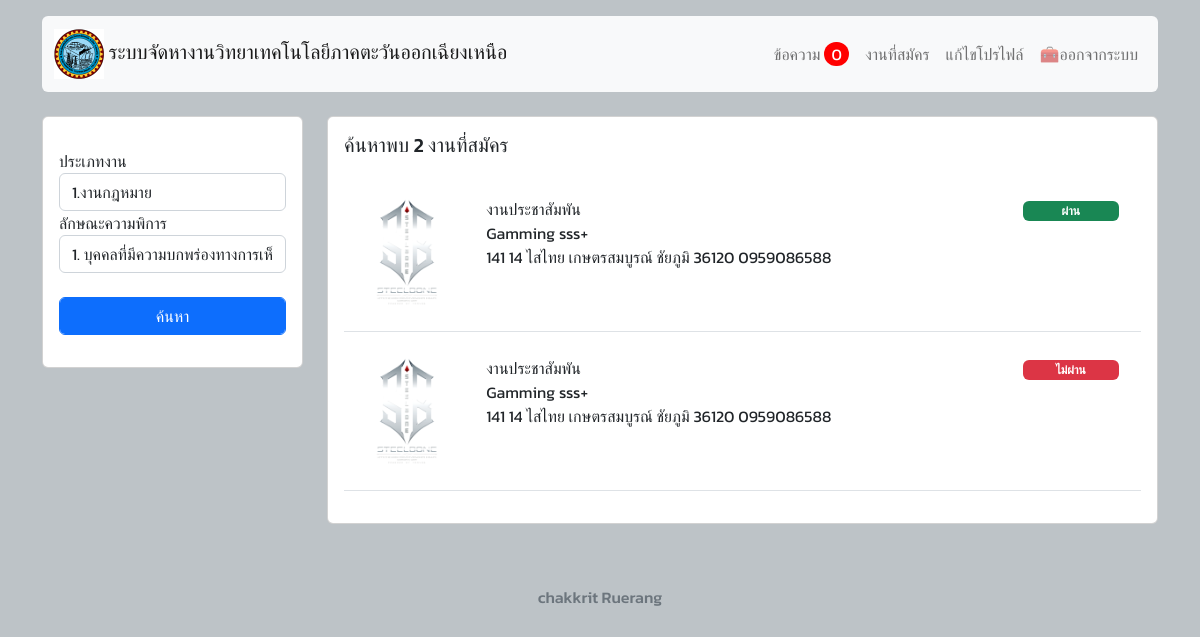
/viewjob.php (signed in), run on the app's committed database.
### tables this page shows
CREATE TABLE `job` (
  `job_id` int(3) NOT NULL,
  `job_name` varchar(50) NOT NULL,
  `job_detail` text NOT NULL,
  `job_welfare` varchar(200) NOT NULL,
  `job_salary` varchar(50) NOT NULL,
  `job_wb` text NOT NULL,
  `job_status` int(11) NOT NULL DEFAULT 0,
  `id_dst` int(3) NOT NULL,
  `job_cpid` int(3) NOT NULL
);

CREATE TABLE `company` (
  `cp_id` int(11) NOT NULL,
  `cp_name` text NOT NULL,
  `cp_address` varchar(100) NOT NULL,
  `cp_phone` varchar(10) NOT NULL,
  `cp_email` varchar(50) NOT NULL,
  `cp_user` varchar(30) NOT NULL,
  `cp_password` varchar(30) NOT NULL,
  `cp_picture` varchar(30) NOT NULL DEFAULT ''
);

### viewjob.php (the view, shortened to what this page needs)
<!DOCTYPE html>
<html>
<head>
	<link href="https://cdn.jsdelivr.net/npm/bootstrap@5.2.2/dist/css/bootstrap.min.css" rel="stylesheet">
</head>
<body>
	<div class="container mt-3">
	<?php
         include "head.php";
    ?>
	</div>
     <br>
	 <div class="container">
	 <div class="row">
	 <div class="col-sm-12 col-md-3 col-lg-3 mx-auto">
        <div class="card" style="width:100%;">
        <form action="" method="post">
          <div class="card-body">
            <p class="card-text">
                <div class="form-group">
                    <label>ประเภทงาน</label>
                    <select name="dst" class="form-control">
                        <?php
                        $sql="SELECT * from typejob";
                        $result=mysqli_query($con,$sql);
                        $n=1;
                        while($row=mysqli_fetch_assoc($result)){
                        ?>
                        <option value="<?php echo $row['id_tpjob']; ?>"><?php echo $n++.".".$row['name_tpjob']; ?></option>
                        <?php } ?>
                    </select>
                </div>
                <div class="form-group">
                    <label>ลักษณะความพิการ</label>
                    <select name="dst" class="form-control">
                        <?php
                        $sql="SELECT * from disability";
                        $result=mysqli_query($con,$sql);
                        $n=1;
                        while($row=mysqli_fetch_assoc($result)){
                        ?>
                        <option value="<?php echo $row['id_dst']; ?>"><?php echo $n++.".".$row['name_dst']; ?></option>
                        <?php } ?>
                    </select>
                </div>
                <div class="form-group">
                  <div class="col-sm-12">
                    <input type="submit" value="ค้นหา" class="btn btn-primary form-control">
                    </div>
                </div>
            </p>
          </div>
        </div></form>
	 </div>
	 <div class="col-sm-12 col-md-9 col-lg-9 mx-auto">
        <div class="card mx-auto">
         <?php
         $uid =$_SESSION['uid'];
         $sql="SELECT * from job,regisjob,company WHERE r_uid='$uid' and r_jid=job_id and job_cpid=cp_id Group by r_id Order by r_id desc";
            $result=mysqli_query($con,$sql);
            $num=mysqli_num_rows($result);
         ?>
          <div class="card-body " >
            <h5 class="card-title">ค้นหาพบ <?php echo $num; ?> งานที่สมัคร </h5>
            <p class="card-text">
            <table border="0" width="100%" class="table table-hover" align="center">
            <?php
                    while($row=mysqli_fetch_assoc($result)){
                    ?>
                <tr >
                    <td>
                        <p>
                            <div class="row">
                            <div class="col-sm-12 col-lg-2 col-md-2">
                               <img src="c_img/<?php echo $row['cp_picture']; ?>" alt="" width="100%">
                            </div>
                            <div class="col-sm-12 col-lg-8 col-md-8">
                               <?php echo $row['job_name']; ?><br>
                               <?php echo $row['cp_name']; ?><br>
                               <?php echo $row['cp_address']." ".$row['cp_phone']; ?><br>
                            </div>
                            <div class="col-sm-12 col-lg-2 col-md-2">
                            <?php
						if($row['r_status']==0)
                        {
                            ?>
					   <div class="badge bg-warning text-wrap" style="width: 6rem;">
รอการตรวจสอบ
</div>
                            <?php
                        }elseif($row['r_status']==1){
						?>
					   <div class="badge bg-success text-wrap" style="width: 6rem;">
ผ่าน
</div>
<?php }else{ ?>
	<div class="badge bg-danger text-wrap" style="width: 6rem;">
ไม่ผ่าน
</div>
	<?php } ?>
                            </div>
                        </div>
                        </p>
                    </td>
                </tr>
                <?php } ?>
         </table>
            </p>
          </div>
        </div>
	 </div></div>
	 </div>
	<footer class="footer mt-5">
		<div class="card text-center text-muted" style="background: none; border: none;">
			<div class="card-body">
				<h6>
					chakkrit Ruerang
				</h6>
			</div>
		</div>
	</footer>
</body>
</html>

### viewjob.php (style rules this page uses)
body { background: #bdc3c7; font-family: 'Kanit', sans-serif; }

### data on the page
job: company.cp_picture (picture), job_name "งานประชาสัมพัน", company.cp_name "Gamming sss+", company.cp_address "141 14 ไสไทย เกษตรสมบูรณ์ ชัยภูมิ 36120", company.cp_phone "0959086588", shows "ผ่าน"

### other printed values
$numm "0"
$num "2"
form field dst "1.งานกฎหมาย"
form field dst "1. บุคคลที่มีความบกพร่องทางการเห็น"
